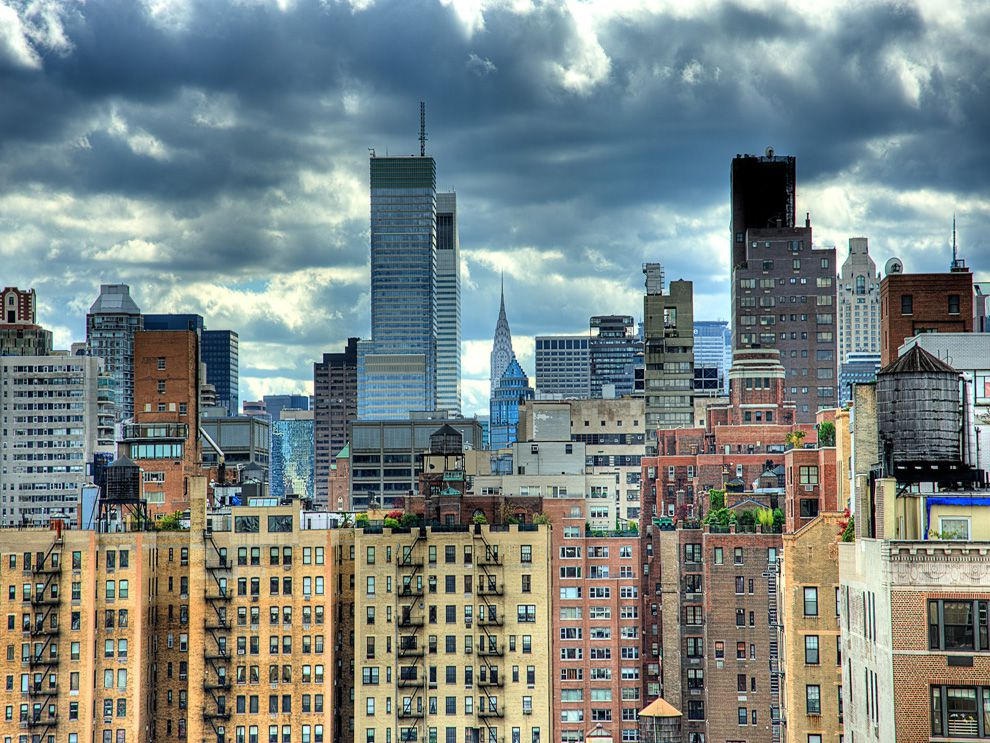
#> input picture std_project/examples/img1.jpg, 990 x 743 px; its folder holds only this picture in this run
$ python -i feature_point_prev.py   (imports and definitions only)   (Python 2 division)
#> lines starting #> are read from the running program, lines starting #| are printed output that depends on the picture
### std_project/IP/image_utils.py
import cv2
from scipy import ndimage
from PIL import Image as im
from pathlib import Path
import os
import sys
import glob
import cv2
import numpy as np
from imutils.object_detection import non_max_suppression
import pathlib
import pandas as pd
import shutil

sys.path.append(os.path.join(os.path.dirname(__file__), '..'))

# Consts:
AMOUNT_OF_RUNS = 5
IMG_SUFFIX = ".jpg"
DIRECTORY = "Changes"

def read_img(img_path):
    '''
    This function reads an image from a given path
    :param img_path: a path of an image
    :return: the read image
    '''
    return cv2.imread(img_path)

# [56 lines left out: functions resize_img, show_img, save_img, delete_all_files_in_folder, get_changed_image, not called in this run]

### std_project/IP/feature_point_prev.py
import cv2
import numpy as np
from imutils.object_detection import non_max_suppression
import IP.image_utils as image_utils

class FeaturePointsController():

    def __init__(self, input_img, blur_thresh=3):
        # FIXME after the class will be well defined
        self._input_img_path = input_img
        self._blur_thresh = blur_thresh
        self._img = image_utils.read_img(self._input_img_path)

    # [61 lines left out: functions find_feature_points, first_pass_filtering, second_pass_filtering, not called in this run]

    def get_segmentation_img(self, img, thresh=160):
        _, bin = cv2.threshold(img, thresh, 255, cv2.THRESH_BINARY)
        return bin

    def draw_rectangles(self, img, rects, color):
        for (xA, yA, xB, yB) in rects:
            cv2.rectangle(img, (xA, yA), (xB, yB), color, 1)

    def _remove_overlap_rectangles(self, rects, thresh=0.5):
        return non_max_suppression(rects, probs=None, overlapThresh=thresh)

    def _is_proper_size_rectangle(self, w, h):
        return 5 < w < 100 and 10 < h < 100

    def known_objects_overlap(self):
        pass

    def compare_to_another_threshold(self):
        pass

    def check_edges_variance(self):
        pass

    def choose_changes(self, rects):
        pass

    # [21 lines left out: function run, not called in this run]

>>> import cv2
>>> picture = cv2.imread('../examples/img1.jpg', cv2.IMREAD_GRAYSCALE)
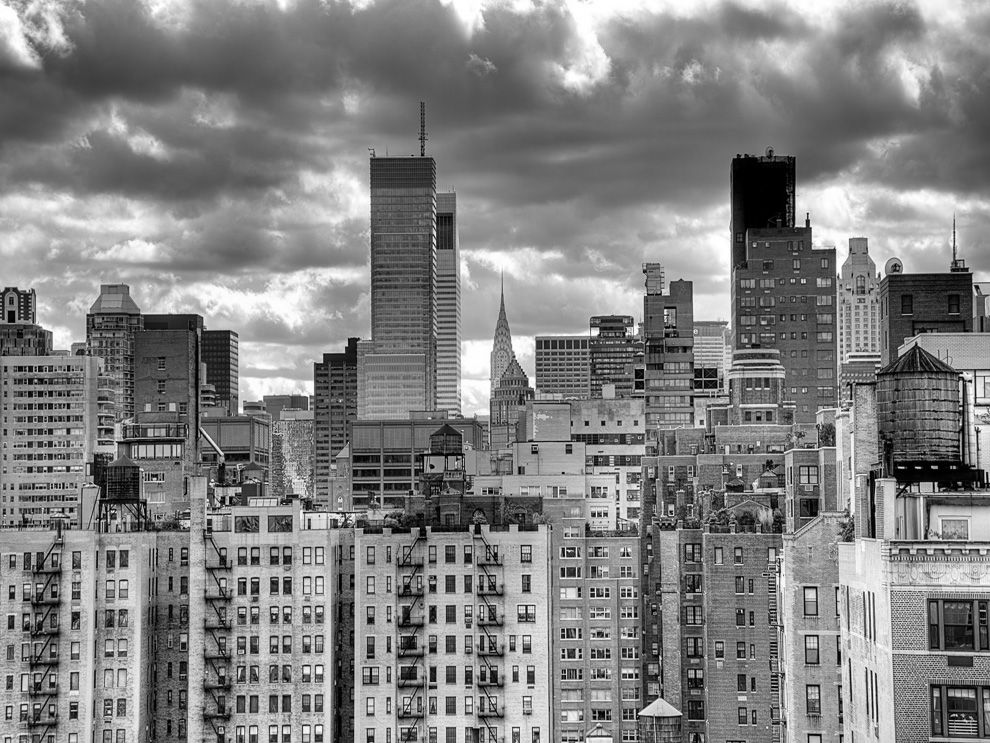
#> picture: shape (743, 990); min 0, max 255, mean 129.9
>>> result = FeaturePointsController(picture).run()
#> (the run stopped early here; a loop or call above may not have finished)

$ run again, on std_project/examples/img10.jpg
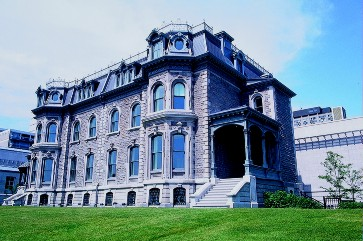
#> input picture std_project/examples/img10.jpg, 363 x 241 px
#> `picture = cv2.imread('../examples/img1.jpg', cv2.IMREAD_GRAYSCALE)`:
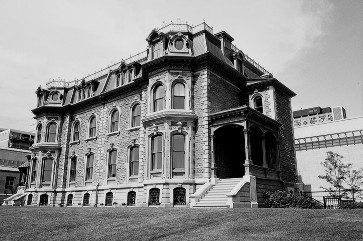
#> picture: shape (241, 363); min 0, max 239, mean 138.5

$ run again, on std_project/examples/img14.jpg
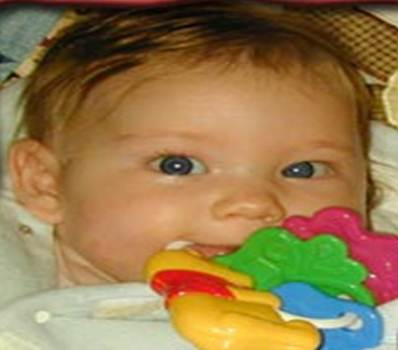
#> input picture std_project/examples/img14.jpg, 398 x 350 px
#> `picture = cv2.imread('../examples/img1.jpg', cv2.IMREAD_GRAYSCALE)`:
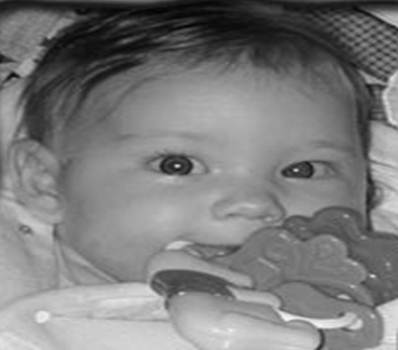
#> picture: shape (350, 398); min 1, max 250, mean 123.9

$ run again, on std_project/examples/img15.jpg
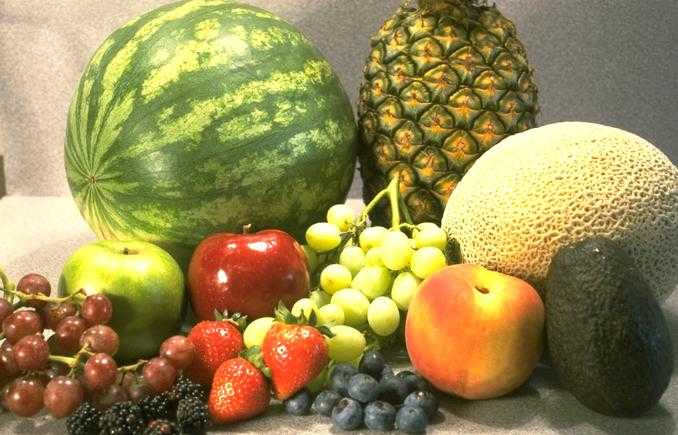
#> input picture std_project/examples/img15.jpg, 678 x 435 px
#> `picture = cv2.imread('../examples/img1.jpg', cv2.IMREAD_GRAYSCALE)`:
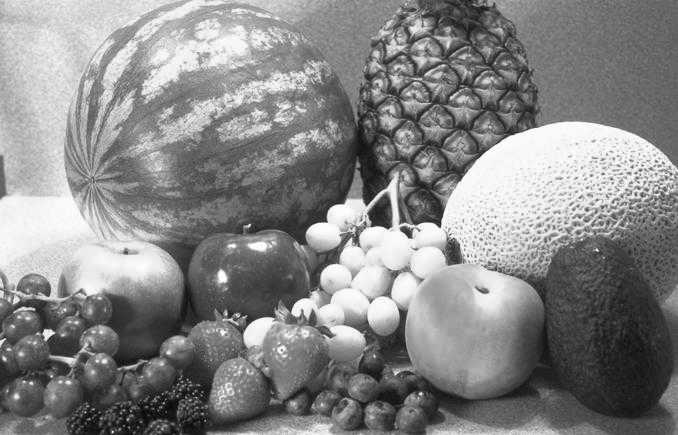
#> picture: shape (435, 678); min 0, max 255, mean 134.5
